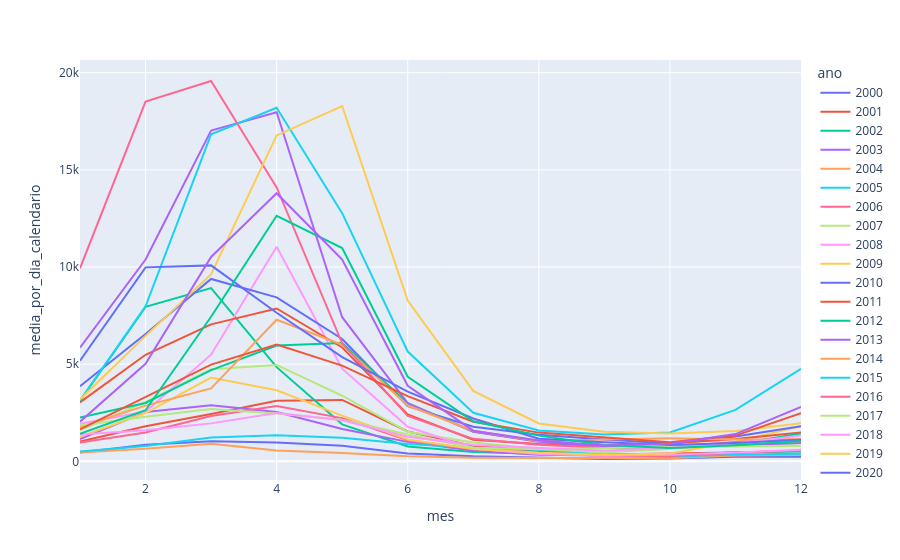

Notebook cell for this chart:
### Markdown cell above
## Sazonalidade

Grade completa de dias dos anos-fonte, incluindo dias sem notificação registrada. A média mensal abaixo é por dia de calendário; a soma mensal é publicada separadamente.

### Code cell
undated_count = raw.filter(pl.col("data_notificacao").is_null() & pl.col("codigo_municipio").is_not_null()).select(pl.len()).collect().item()
print("Datas desconhecidas: mantidas no ano-fonte e excluídas apenas do gráfico diário:", undated_count)
from datetime import date
years = outputs["qualidade"]["ano_arquivo"].to_list()
calendar = pl.concat([pl.DataFrame({"Dia": pl.date_range(date(y, 1, 1), date(y, 12, 31), eager=True)}) for y in years])
daily = raw.filter(pl.col("codigo_municipio").is_not_null()).group_by("data_notificacao").agg(pl.len().alias("notificacoes")).rename({"data_notificacao":"Dia"}).collect()
daily = calendar.join(daily, on="Dia", how="left", validate="1:1").with_columns(pl.col("notificacoes").fill_null(0)).sort("Dia")
monthly = daily.with_columns(pl.col("Dia").dt.year().alias("ano"), pl.col("Dia").dt.month().alias("mes")).group_by("ano", "mes").agg(pl.col("notificacoes").sum().alias("notificacoes_mes"), pl.col("notificacoes").mean().alias("media_por_dia_calendario")).sort("ano", "mes")
display(monthly)
px.line(monthly.to_pandas(), x="mes", y="media_por_dia_calendario", color="ano").show()

### Figure 1 — Plotly figure (JSON) as saved in the notebook; plotly's stock layout.template omitted (floating-point values rounded to 4 significant figures)
{"data": [{"hovertemplate": "ano=2000<br>mes=%{x}<br>media_por_dia_calendario=%{y}<extra></extra>", "legendgroup": "2000", "line": {"color": "#636efa", "dash": "solid"}, "marker": {"symbol": "circle"}, "mode": "lines", "name": "2000", "orientation": "v", "showlegend": true, "type": "scatter", "x": [1, 2, 3, 4, 5, 6, 7, 8, 9, 10, 11, 12], "xaxis": "x", "y": [458.3, 853.1, 1038.0, 963.2, 795.8, 397.8, 253.6, 194.3, 118.4, 140.9, 233.7, 239.7], "yaxis": "y"}, {"hovertemplate": "ano=2001<br>mes=%{x}<br>media_por_dia_calendario=%{y}<extra></extra>", "legendgroup": "2001", "line": {"color": "#EF553B", "dash": "solid"}, "marker": {"symbol": "circle"}, "mode": "lines", "name": "2001", "orientation": "v", "showlegend": true, "type": "scatter", "x": [1, 2, 3, 4, 5, 6, 7, 8, 9, 10, 11, 12], "xaxis": "x", "y": [1015.0, 1804.0, 2431.0, 3115.0, 3158.0, 1533.0, 794.2, 516.5, 349.8, 397.9, 458.5, 537.8], "yaxis": "y"}, {"hovertemplate": "ano=2002<br>mes=%{x}<br>media_por_dia_calendario=%{y}<extra></extra>", "legendgroup": "2002", "line": {"color": "#00cc96", "dash": "solid"}, "marker": {"symbol": "circle"}, "mode": "lines", "name": "2002", "orientation": "v", "showlegend": true, "type": "scatter", "x": [1, 2, 3, 4, 5, 6, 7, 8, 9, 10, 11, 12], "xaxis": "x", "y": [3105.0, 7949.0, 8913.0, 4846.0, 1902.0, 767.5, 472.9, 386.3, 293.1, 298.0, 462.6, 509.1], "yaxis": "y"}, {"hovertemplate": "ano=2003<br>mes=%{x}<br>media_por_dia_calendario=%{y}<extra></extra>", "legendgroup": "2003", "line": {"color": "#ab63fa", "dash": "solid"}, "marker": {"symbol": "circle"}, "mode": "lines", "name": "2003", "orientation": "v", "showlegend": true, "type": "scatter", "x": [1, 2, 3, 4, 5, 6, 7, 8, 9, 10, 11, 12], "xaxis": "x", "y": [1137.0, 2538.0, 2887.0, 2537.0, 1662.0, 1000.0, 537.7, 338.5, 298.8, 232.8, 280.4, 357.5], "yaxis": "y"}, {"hovertemplate": "ano=2004<br>mes=%{x}<br>media_por_dia_calendario=%{y}<extra></extra>", "legendgroup": "2004", "line": {"color": "#FFA15A", "dash": "solid"}, "marker": {"symbol": "circle"}, "mode": "lines", "name": "2004", "orientation": "v", "showlegend": true, "type": "scatter", "x": [1, 2, 3, 4, 5, 6, 7, 8, 9, 10, 11, 12], "xaxis": "x", "y": [447.1, 650.5, 899.4, 551.9, 423.3, 257.2, 178.2, 162.5, 147.1, 151.3, 300.0, 327.1], "yaxis": "y"}, {"hovertemplate": "ano=2005<br>mes=%{x}<br>media_por_dia_calendario=%{y}<extra></extra>", "legendgroup": "2005", "line": {"color": "#19d3f3", "dash": "solid"}, "marker": {"symbol": "circle"}, "mode": "lines", "name": "2005", "orientation": "v", "showlegend": true, "type": "scatter", "x": [1, 2, 3, 4, 5, 6, 7, 8, 9, 10, 11, 12], "xaxis": "x", "y": [501.0, 792.8, 1224.0, 1344.0, 1207.0, 888.1, 701.7, 585.2, 358.3, 253.2, 352.6, 394.7], "yaxis": "y"}, {"hovertemplate": "ano=2006<br>mes=%{x}<br>media_por_dia_calendario=%{y}<extra></extra>", "legendgroup": "2006", "line": {"color": "#FF6692", "dash": "solid"}, "marker": {"symbol": "circle"}, "mode": "lines", "name": "2006", "orientation": "v", "showlegend": true, "type": "scatter", "x": [1, 2, 3, 4, 5, 6, 7, 8, 9, 10, 11, 12], "xaxis": "x", "y": [961.5, 1481.0, 2333.0, 2839.0, 2223.0, 1087.0, 619.9, 461.1, 272.9, 273.3, 442.6, 554.7], "yaxis": "y"}, {"hovertemplate": "ano=2007<br>mes=%{x}<br>media_por_dia_calendario=%{y}<extra></extra>", "legendgroup": "2007", "line": {"color": "#B6E880", "dash": "solid"}, "marker": {"symbol": "circle"}, "mode": "lines", "name": "2007", "orientation": "v", "showlegend": true, "type": "scatter", "x": [1, 2, 3, 4, 5, 6, 7, 8, 9, 10, 11, 12], "xaxis": "x", "y": [1598.0, 3056.0, 4743.0, 4958.0, 3375.0, 1517.0, 963.7, 629.3, 449.0, 620.2, 828.0, 933.6], "yaxis": "y"}, {"hovertemplate": "ano=2008<br>mes=%{x}<br>media_por_dia_calendario=%{y}<extra></extra>", "legendgroup": "2008", "line": {"color": "#FF97FF", "dash": "solid"}, "marker": {"symbol": "circle"}, "mode": "lines", "name": "2008", "orientation": "v", "showlegend": true, "type": "scatter", "x": [1, 2, 3, 4, 5, 6, 7, 8, 9, 10, 11, 12], "xaxis": "x", "y": [1928.0, 2563.0, 5488.0, 11040.0, 4767.0, 1777.0, 644.5, 376.1, 289.6, 335.8, 451.5, 591.7], "yaxis": "y"}, {"hovertemplate": "ano=2009<br>mes=%{x}<br>media_por_dia_calendario=%{y}<extra></extra>", "legendgroup": "2009", "line": {"color": "#FECB52", "dash": "solid"}, "marker": {"symbol": "circle"}, "mode": "lines", "name": "2009", "orientation": "v", "showlegend": true, "type": "scatter", "x": [1, 2, 3, 4, 5, 6, 7, 8, 9, 10, 11, 12], "xaxis": "x", "y": [1256.0, 2484.0, 4309.0, 3657.0, 2348.0, 1125.0, 635.0, 435.0, 340.2, 407.0, 1013.0, 1802.0], "yaxis": "y"}, {"hovertemplate": "ano=2010<br>mes=%{x}<br>media_por_dia_calendario=%{y}<extra></extra>", "legendgroup": "2010", "line": {"color": "#636efa", "dash": "solid"}, "marker": {"symbol": "circle"}, "mode": "lines", "name": "2010", "orientation": "v", "showlegend": true, "type": "scatter", "x": [1, 2, 3, 4, 5, 6, 7, 8, 9, 10, 11, 12], "xaxis": "x", "y": [3865.0, 6551.0, 9385.0, 8436.0, 6296.0, 2837.0, 1782.0, 1365.0, 1117.0, 914.7, 1275.0, 1804.0], "yaxis": "y"}, {"hovertemplate": "ano=2011<br>mes=%{x}<br>media_por_dia_calendario=%{y}<extra></extra>", "legendgroup": "2011", "line": {"color": "#EF553B", "dash": "solid"}, "marker": {"symbol": "circle"}, "mode": "lines", "name": "2011", "orientation": "v", "showlegend": true, "type": "scatter", "x": [1, 2, 3, 4, 5, 6, 7, 8, 9, 10, 11, 12], "xaxis": "x", "y": [3036.0, 5482.0, 7047.0, 7864.0, 5860.0, 2413.0, 1115.0, 887.6, 783.2, 912.7, 1142.0, 1479.0], "yaxis": "y"}, {"hovertemplate": "ano=2012<br>mes=%{x}<br>media_por_dia_calendario=%{y}<extra></extra>", "legendgroup": "2012", "line": {"color": "#00cc96", "dash": "solid"}, "marker": {"symbol": "circle"}, "mode": "lines", "name": "2012", "orientation": "v", "showlegend": true, "type": "scatter", "x": [1, 2, 3, 4, 5, 6, 7, 8, 9, 10, 11, 12], "xaxis": "x", "y": [2249.0, 3001.0, 4692.0, 5957.0, 6087.0, 2988.0, 1535.0, 1027.0, 692.2, 713.8, 880.5, 1431.0], "yaxis": "y"}, {"hovertemplate": "ano=2013<br>mes=%{x}<br>media_por_dia_calendario=%{y}<extra></extra>", "legendgroup": "2013", "line": {"color": "#ab63fa", "dash": "solid"}, "marker": {"symbol": "circle"}, "mode": "lines", "name": "2013", "orientation": "v", "showlegend": true, "type": "scatter", "x": [1, 2, 3, 4, 5, 6, 7, 8, 9, 10, 11, 12], "xaxis": "x", "y": [5852.0, 10390.0, 17020.0, 17960.0, 7417.0, 2994.0, 1514.0, 1005.0, 745.5, 694.2, 827.9, 948.0], "yaxis": "y"}, {"hovertemplate": "ano=2014<br>mes=%{x}<br>media_por_dia_calendario=%{y}<extra></extra>", "legendgroup": "2014", "line": {"color": "#FFA15A", "dash": "solid"}, "marker": {"symbol": "circle"}, "mode": "lines", "name": "2014", "orientation": "v", "showlegend": true, "type": "scatter", "x": [1, 2, 3, 4, 5, 6, 7, 8, 9, 10, 11, 12], "xaxis": "x", "y": [1758.0, 2866.0, 3754.0, 7285.0, 6001.0, 2870.0, 1572.0, 1038.0, 1128.0, 1185.0, 1123.0, 1133.0], "yaxis": "y"}, {"hovertemplate": "ano=2015<br>mes=%{x}<br>media_por_dia_calendario=%{y}<extra></extra>", "legendgroup": "2015", "line": {"color": "#19d3f3", "dash": "solid"}, "marker": {"symbol": "circle"}, "mode": "lines", "name": "2015", "orientation": "v", "showlegend": true, "type": "scatter", "x": [1, 2, 3, 4, 5, 6, 7, 8, 9, 10, 11, 12], "xaxis": "x", "y": [3131.0, 7977.0, 16830.0, 18190.0, 12770.0, 5648.0, 2499.0, 1587.0, 1384.0, 1485.0, 2642.0, 4757.0], "yaxis": "y"}, {"hovertemplate": "ano=2016<br>mes=%{x}<br>media_por_dia_calendario=%{y}<extra></extra>", "legendgroup": "2016", "line": {"color": "#FF6692", "dash": "solid"}, "marker": {"symbol": "circle"}, "mode": "lines", "name": "2016", "orientation": "v", "showlegend": true, "type": "scatter", "x": [1, 2, 3, 4, 5, 6, 7, 8, 9, 10, 11, 12], "xaxis": "x", "y": [9934.0, 18520.0, 19570.0, 14090.0, 6072.0, 2336.0, 1155.0, 853.1, 680.6, 745.5, 987.1, 1122.0], "yaxis": "y"}, {"hovertemplate": "ano=2017<br>mes=%{x}<br>media_por_dia_calendario=%{y}<extra></extra>", "legendgroup": "2017", "line": {"color": "#B6E880", "dash": "solid"}, "marker": {"symbol": "circle"}, "mode": "lines", "name": "2017", "orientation": "v", "showlegend": true, "type": "scatter", "x": [1, 2, 3, 4, 5, 6, 7, 8, 9, 10, 11, 12], "xaxis": "x", "y": [1847.0, 2297.0, 2686.0, 2457.0, 2138.0, 1380.0, 703.3, 621.1, 670.4, 773.5, 762.7, 791.8], "yaxis": "y"}, {"hovertemplate": "ano=2018<br>mes=%{x}<br>media_por_dia_calendario=%{y}<extra></extra>", "legendgroup": "2018", "line": {"color": "#FF97FF", "dash": "solid"}, "marker": {"symbol": "circle"}, "mode": "lines", "name": "2018", "orientation": "v", "showlegend": true, "type": "scatter", "x": [1, 2, 3, 4, 5, 6, 7, 8, 9, 10, 11, 12], "xaxis": "x", "y": [1374.0, 1604.0, 1952.0, 2480.0, 2112.0, 1264.0, 844.4, 690.3, 546.8, 698.5, 917.1, 1335.0], "yaxis": "y"}, {"hovertemplate": "ano=2019<br>mes=%{x}<br>media_por_dia_calendario=%{y}<extra></extra>", "legendgroup": "2019", "line": {"color": "#FECB52", "dash": "solid"}, "marker": {"symbol": "circle"}, "mode": "lines", "name": "2019", "orientation": "v", "showlegend": true, "type": "scatter", "x": [1, 2, 3, 4, 5, 6, 7, 8, 9, 10, 11, 12], "xaxis": "x", "y": [3180.0, 6455.0, 9622.0, 16770.0, 18280.0, 8268.0, 3626.0, 1946.0, 1515.0, 1430.0, 1557.0, 1965.0], "yaxis": "y"}, {"hovertemplate": "ano=2020<br>mes=%{x}<br>media_por_dia_calendario=%{y}<extra></extra>", "legendgroup": "2020", "line": {"color": "#636efa", "dash": "solid"}, "marker": {"symbol": "circle"}, "mode": "lines", "name": "2020", "orientation": "v", "showlegend": true, "type": "scatter", "x": [1, 2, 3, 4, 5, 6, 7, 8, 9, 10, 11, 12], "xaxis": "x", "y": [5181.0, 9981.0, 10080.0, 7645.0, 5364.0, 3582.0, 2200.0, 1165.0, 982.0, 841.9, 941.6, 1110.0], "yaxis": "y"}, {"hovertemplate": "ano=2021<br>mes=%{x}<br>media_por_dia_calendario=%{y}<extra></extra>", "legendgroup": "2021", "line": {"color": "#EF553B", "dash": "solid"}, "marker": {"symbol": "circle"}, "mode": "lines", "name": "2021", "orientation": "v", "showlegend": true, "type": "scatter", "x": [1, 2, 3, 4, 5, 6, 7, 8, 9, 10, 11, 12], "xaxis": "x", "y": [1639.0, 3329.0, 4976.0, 6012.0, 4926.0, 3357.0, 2039.0, 1476.0, 1215.0, 983.3, 1322.0, 2472.0], "yaxis": "y"}, {"hovertemplate": "ano=2022<br>mes=%{x}<br>media_por_dia_calendario=%{y}<extra></extra>", "legendgroup": "2022", "line": {"color": "#00cc96", "dash": "solid"}, "marker": {"symbol": "circle"}, "mode": "lines", "name": "2022", "orientation": "v", "showlegend": true, "type": "scatter", "x": [1, 2, 3, 4, 5, 6, 7, 8, 9, 10, 11, 12], "xaxis": "x", "y": [1421.0, 2626.0, 7439.0, 12640.0, 10970.0, 4353.0, 2060.0, 1321.0, 840.6, 686.0, 826.3, 1039.0], "yaxis": "y"}, {"hovertemplate": "ano=2023<br>mes=%{x}<br>media_por_dia_calendario=%{y}<extra></extra>", "legendgroup": "2023", "line": {"color": "#ab63fa", "dash": "solid"}, "marker": {"symbol": "circle"}, "mode": "lines", "name": "2023", "orientation": "v", "showlegend": true, "type": "scatter", "x": [1, 2, 3, 4, 5, 6, 7, 8, 9, 10, 11, 12], "xaxis": "x", "y": [2040.0, 5015.0, 10520.0, 13800.0, 10380.0, 3885.0, 1576.0, 1065.0, 813.0, 907.7, 1402.0, 2801.0], "yaxis": "y"}], "layout": {"legend": {"title": {"text": "ano"}, "tracegroupgap": 0}, "margin": {"t": 60}, "xaxis": {"anchor": "y", "domain": [0.0, 1.0], "title": {"text": "mes"}}, "yaxis": {"anchor": "x", "domain": [0.0, 1.0], "title": {"text": "media_por_dia_calendario"}}}}
